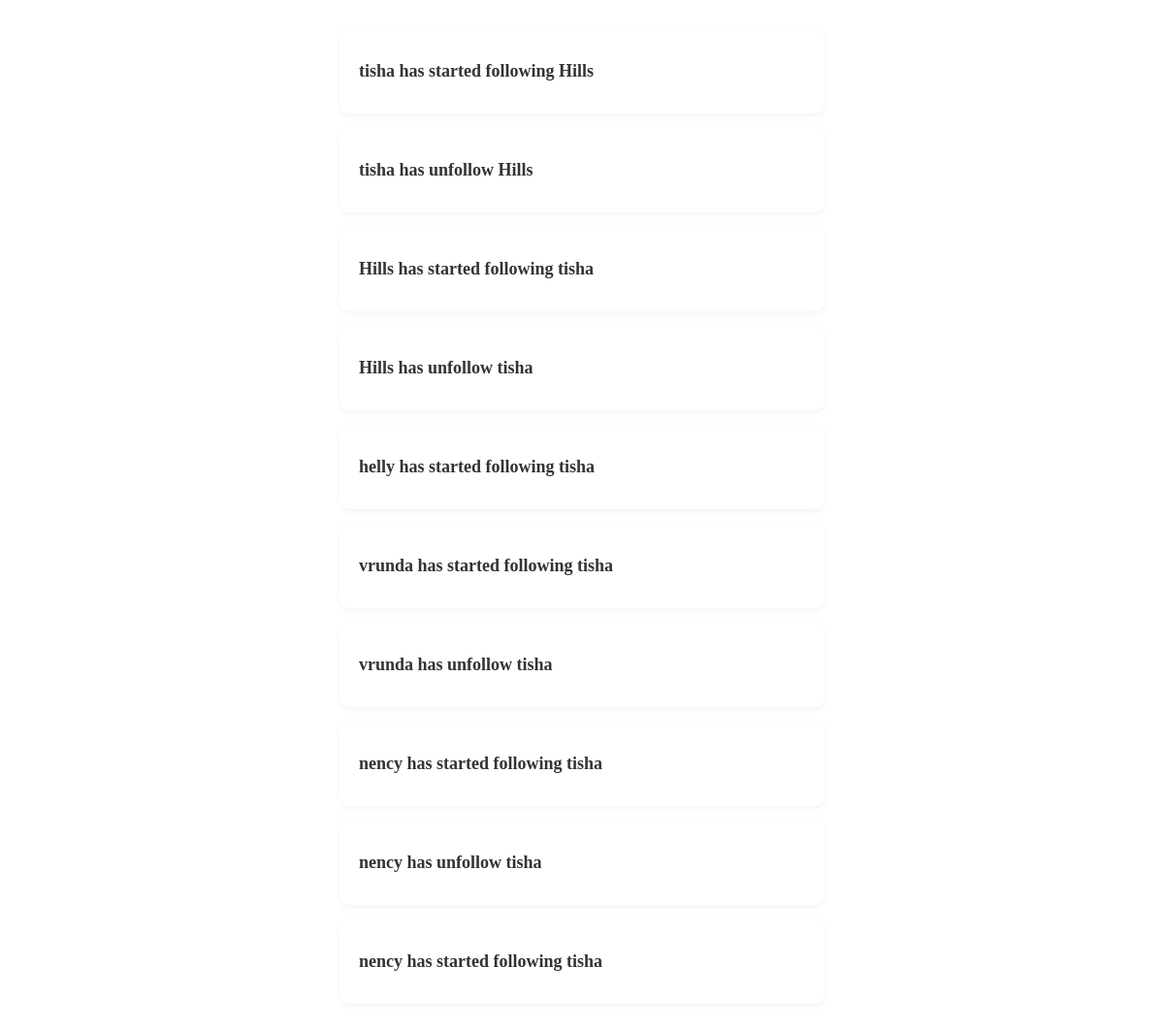
The app's page /notifications/ (signed in) with its own data.
### social/models.py (models this page shows)
class notification(models.Model):
    message = models.CharField(max_length=50)
    webuser1 = models.ForeignKey(webuser,on_delete=models.CASCADE,related_name='mainuser')
    webuser2 = models.ForeignKey(webuser,on_delete=models.CASCADE,related_name='inverseuser')

### social/views.py (the view)
# urls.py: path('notifications/',views.notifications,name='notifications'),
def notifications(request):
    name = request.session.get('username','')
    cur_user = get_object_or_404(webuser,name=name)
    message = notification.objects.filter(
        Q(webuser1 = cur_user) | Q(webuser2 = cur_user)
    )
    return render(request,'notify.html',{'message':message})

### templates/notify.html (shortened to what this page needs)
<html>
  <head>
   <body>
   <div class="user-list">
  {% for m in message %}
    <div class="user-card">
      <h3>{{ m.message }}</h3>
    </div>
  {% empty %}
    <p>No messages found.</p>
  {% endfor %}
   </div>
   </body>
   </html>

### templates/notify.html (style rules this page uses)
.user-list { display: flex; flex-direction: column; gap: 15px; max-width: 500px; margin: 30px auto; }
.user-card { background-color: #ffffff; padding: 15px 20px; border-radius: 10px; box-shadow: 0 2px 6px rgba(0, 0, 0, 0.05); display: flex; justify-content: space-between; align-items: center; }
.user-card h3 { font-size: 18px; color: #333; }

### records on screen
notification: message "tisha has started following Hills"
notification: message "tisha has unfollow Hills"
notification: message "Hills has started following tisha"
notification: message "Hills has unfollow tisha"
notification: message "helly has started following tisha"
notification: message "vrunda has started following tisha"
notification: message "vrunda has unfollow tisha"
notification: message "nency has started following tisha"
notification: message "nency has unfollow tisha"
notification: message "nency has started following tisha"
